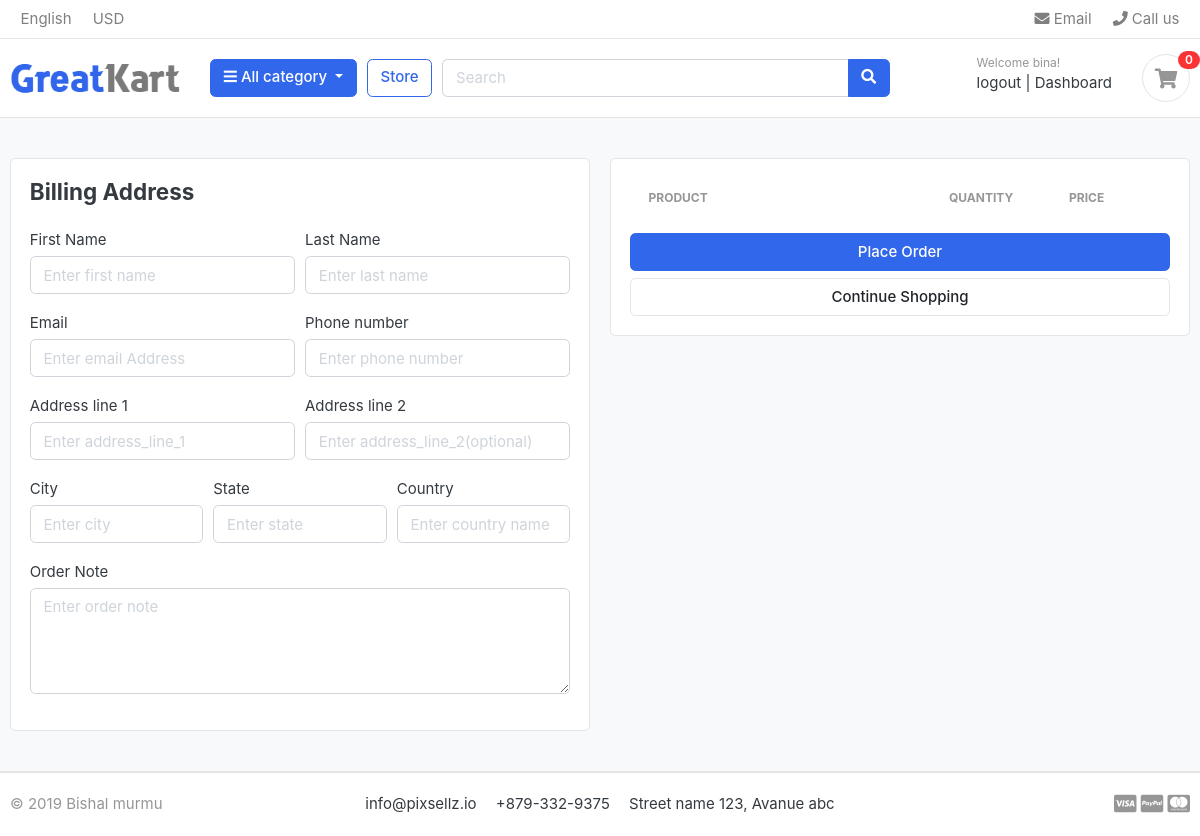
Before: /cart/checkout/ (signed in) with the older database file.
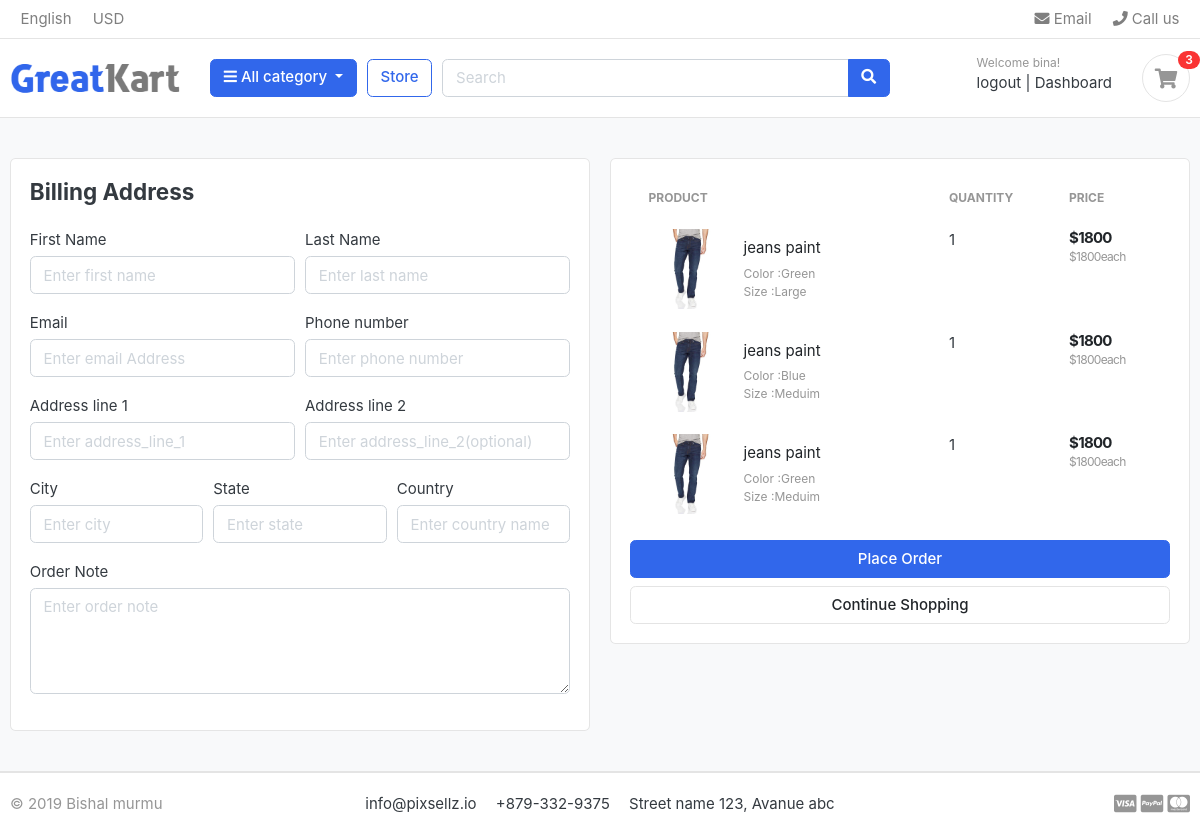
After: the same page with the newer database file.
### cart/models.py (models this page shows, shortened)
class Cartitem(models.Model):
    user=models.ForeignKey(Account,on_delete=models.CASCADE,null=True)
    product=models.ForeignKey(Product,on_delete=models.CASCADE)
    variations=models.ManyToManyField(Variation,blank=True)
    cart=models.ForeignKey(Cart,on_delete=models.CASCADE,null=True)
    quantity=models.IntegerField()
    is_active=models.BooleanField(default=True)
    def subtotal(self):
        return self.product.price*self.quantity;

### store/models.py (models this page shows, shortened)
class Product(models.Model):
    product_name=models.CharField(max_length=500)
    slug=models.SlugField(max_length=200,unique=True)
    description=models.TextField(max_length=500,blank=True)
    images=models.ImageField(upload_to='photos/products')
    stock=models.IntegerField()
    price=models.IntegerField()
    is_available=models.BooleanField(default=True)
    category=models.ForeignKey(Category,on_delete=models.CASCADE)
    created_date=models.DateTimeField(auto_now_add=True)
    modified_at=models.DateTimeField(auto_now=True)
    def get_url(self):
        return reverse('product_details',args=[self.category.slug, self.slug])
    def __str__(self):
        return self.product_name

class Variation(models.Model):
    product=models.ForeignKey(Product,on_delete=models.CASCADE)
    variation_category=models.CharField(max_length=100,choices=variation_category_choice)
    variation_value=models.CharField(max_length=100)
    is_active=models.BooleanField(default=True)
    created_date=models.DateTimeField(auto_now=True)
    objects=Variationmanager()

### cart/views.py (the view)
# urls.py: path('checkout/',views.checkout,name='checkout'),
@login_required(login_url='login')
def checkout(request,total=0,quantity=0,cart_items=None):
    tax=0
    grand_total=0
    try:
        if request.user.is_authenticated:
            cart_items=Cartitem.objects.filter(user=request.user,is_active=True)
        else:
            cart=Cart.objects.get(cart_id=_cart_id(request))
            cart_items=Cartitem.objects.filter(cart=cart,is_active=True)
        for cart_item in cart_items:
            total+=(cart_item.product.price*cart_item.quantity)
            quantity+=cart_item.quantity
        tax=(2*total)/100
        grand_total=total+tax;
    except ObjectDoesNotExist:
        pass
    if request.method == "POST":
        form=OrderForm(request.POST)
        if form.is_valid():
            data=Order()
            data.user=request.user
            data.first_name=form.cleaned_data['first_name']
            data.last_name=form.cleaned_data['last_name']
            data.phone=form.cleaned_data['phone']
            data.email=form.cleaned_data['email']
            data.address_line_1=form.cleaned_data['address_line_1']
            data.address_line_2=form.cleaned_data['address_line_2']
            data.country=form.cleaned_data['country']
            data.city=form.cleaned_data['city']
            data.state=form.cleaned_data['state']
            data.order_note=form.cleaned_data['order_note']
            data.total=grand_total
            data.tax=tax
            data.ip=request.META.get('REMOTE_ADDR')
            data.save()
            yr=int(datetime.date.today().strftime("%Y"))
            dt=int(datetime.date.today().strftime("%d"))
            mt=int(datetime.date.today().strftime("%m"))
            d=datetime.date(yr,mt,dt)
            current_date=d.strftime("%Y%m%d")
            order_number=current_date+ str(data.id)
            data.order_number=order_number
            data.save()
            order=Order.objects.get(user=request.user,is_ordered=False,order_number=order_number)
            context={
                'order':order,
                'cart_items':cart_items,
                'grand_total':grand_total,
                 'tax':tax,
                 'total':total,
            }
            return render(request,'orders/payements.html',context)
        else:
            return redirect('checkout')
    else:
        form=OrderForm()
    context={
        'total':total,
        'quantity':quantity,
        'cart_items':cart_items,
        'tax':tax,
        'grand_total':grand_total,
        'form':form
    }
    return render(request,'store/checkout.html',context)

### Category/context_processors.py (called while the page is built)
def menu_links(request):
    links=Category.objects.all()
    return dict(links=links)

### cart/context_processors.py (called while the page is built)
def _cart_id(request):
    cart=request.session.session_key
    if not cart:
        cart=request.session.create()
    return cart

def counter(request):
    cart_count=0
    if 'admin' in request.path:
        return {}
    else:
        try:
            cart=Cart.objects.filter(cart_id=_cart_id(request))
            if request.user.is_authenticated:
                cart_items=Cartitem.objects.all().filter(user=request.user)
            else:
               cart_items=Cartitem.objects.all().filter(cart=cart[:1])
            for item in cart_items:
                cart_count=cart_count+item.quantity
        except Cart.DoesNotExist:
            cart_count=0
    return dict(cart_count=cart_count)

### templates/store/checkout.html (shortened to what the changed rows need)
{% extends 'base.html' %}
{% load static %}
{% block content %}
<section class="section-content padding-y bg">
    <div class="container">
        <div class="row">
            <aside class="col-lg-6">
                <div class="card">
                    <div class="card-body">
                        <table class="table table-borderless table-shopping-cart">
                            <thead class="text-muted">
                                <tr class="small text-uppercase">
                                    <th scope="col">Product</th>
                                    <th scope="col" width="120">Quantity</th>
                                    <th scope="col" width="120">Price</th>
                                </tr>
                            </thead>
                            <tbody>
                                {% for cart_item in cart_items %}
                                <tr>
                                    <td>
                                        <figure class="itemside align-items-center">
                                            <div class="aside"><img src="{{cart_item.product.images.url}}"
                                                    class="img-sm">
                                            </div>
                                            <figcaption class="info">
                                                <a href="{{ cart_item.product.get_url }}"
                                                    class="title text-dark">{{cart_item.product}}</a>
                                                <p class="text-muted small">
                                                    {% if cart_item.variations.all %}
                                                    {% for item in cart_item.variations.all%}
                                                    {{ item.variation_category| capfirst}}
                                                    :{{item.variation_value|capfirst}}
                                                    <br>
                                                    {% endfor %}
                                                    {% endif%}
                                                </p>
                                            </figcaption>
                                        </figure>
                                    </td>
                                    <td>
                                      <label for="">{{cart_item.quantity}}</label>
                                    </td>
                                    <td>
                                        <div class="price-wrap">
                                            <var class="price">${{cart_item.subtotal}}</var>
                                            <small class="text-muted"> ${{cart_item.product.price}}each </small>
                                        </div>
                                    </td>
                                </tr>
                                {% endfor %}
                            </tbody>
                        </table>
                    </div>
                </div>
            </aside>
        </div>
    </div>
</section>
{% endblock %}

### templates/include/header.html (shortened to what this page needs)
{% load static %}
<header class="section-header">
    <nav class="navbar p-md-0 navbar-expand-sm navbar-light border-bottom">
    <div class="container">
      <div class="collapse navbar-collapse" id="navbarTop4">
        <ul class="navbar-nav mr-auto">
            <li class="nav-item dropdown">
                 <a href="#" class="nav-link">   English </a>
            </li>
            <li class="nav-item dropdown">
                <a href="#" class="nav-link"> USD </a>
            </li>
        </ul>
        <ul class="navbar-nav">
            <li><a href="#" class="nav-link"> <i class="fa fa-envelope"></i> Email </a></li>
            <li><a href="#" class="nav-link"> <i class="fa fa-phone"></i> Call us </a></li>
        </ul>
      </div>
    </div>
    </nav>
    <section class="header-main border-bottom">
        <div class="container">
    <div class="row align-items-center">
        <div class="col-lg-2 col-md-3 col-6">
            <a href="{% url 'home' %}" class="brand-wrap">
                <img class="logo" src="{% static './images/logo.png' %}">
            </a>
        </div>
        <div class="col-lg col-sm col-md col-6 flex-grow-0">
            <div class="category-wrap dropdown d-inline-block float-right">
                <button type="button" class="btn btn-primary dropdown-toggle" data-toggle="dropdown">
                    <i class="fa fa-bars"></i> All category
                </button>
            </div>
        </div>
        <a href="{% url 'store' %}" class="btn btn-outline-primary">Store</a>
        <div class="col-lg  col-md-6 col-sm-12 col">
            <form action="{% url 'search' %}" class="search" method="GET">
                <div class="input-group w-100">
                    <input type="text" class="form-control" style="width:60%;" placeholder="Search" name="keyword">
                    <div class="input-group-append">
                      <button class="btn btn-primary" type="submit">
                        <i class="fa fa-search"></i>
                      </button>
                    </div>
                </div>
            </form>
        </div>
        <div class="col-lg-3 col-sm-6 col-8 order-2 order-lg-3">
                    <div class="d-flex justify-content-end mb-3 mb-lg-0">
                    {% if user.is_authenticated %}
                        <div class="widget-header">
                            <small class="title text-muted">Welcome {{user.username}}!</small>
                            <div>
                                <a href="{% url 'logout' %}">logout</a> <span class="dark-transp"> | </span>
                                <a href="{% url 'register' %}">Dashboard</a>
                            </div>
                        </div>
                    {% endif %}
                        <a href="{% url 'cart' %}" class="widget-header pl-3 ml-3">
                            <div class="icon icon-sm rounded-circle border"><i class="fa fa-shopping-cart"></i></div>
                            <span class="badge badge-pill badge-danger notify">{{cart_count}}</span>
                        </a>
                    </div>
                </div>
    </div>
        </div>
    </section>
    </header>

Changed rows visible on the page:
added Cartitem: product.images (picture), product "jeans paint", quantity "1", subtotal "1800", product.price "1800"
now on this page (row unchanged): Variation: variation_category "Color", variation_value "Green"
now on this page (row unchanged): Variation: variation_category "Size", variation_value "Large", shown under "jeans paint"
added Cartitem: product.images (picture), product "jeans paint", quantity "1", subtotal "1800", product.price "1800"
now on this page (row unchanged): Variation: variation_category "Color", variation_value "Blue", shown under "jeans paint"
now on this page (row unchanged): Variation: variation_category "Size", variation_value "Meduim"
added Cartitem: product.images (picture), product "jeans paint", quantity "1", subtotal "1800", product.price "1800"
Other visible differences:
{{ cart_count }}: "0" → "3"
